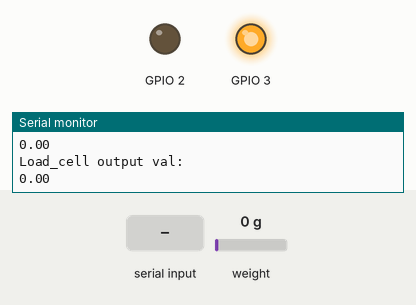
Simulated run of this sketch. Board: ESP8266 (NodeMCU). Shown: output pins drawn as LEDs (lit = HIGH), the last lines printed to the serial monitor. Inputs (shaded band) come from the test bench; at power-on: weight on the scale 0 g.

Above: at 3.6 s.
3.7 s: weight on the scale set to 27 g
5.2 s: weight on the scale set to 33 g
At 5.7 s:
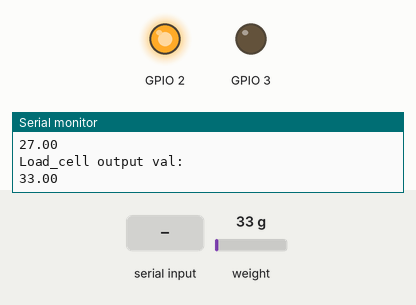
6.9 s: "t" received over Serial
At 8.1 s:
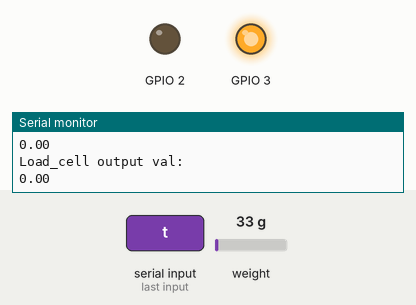
8.4 s: weight on the scale set to 58 g
9.9 s: weight on the scale set to 67 g
At 10.5 s:
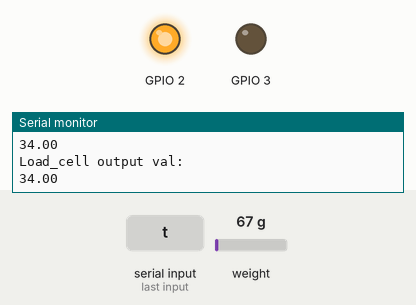
Timing chart, 0 to 12.4 s (numbered marks = the images above; inputs shaded):
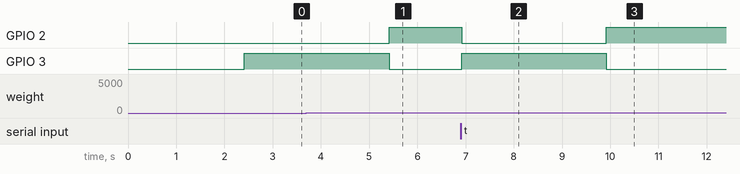

The sketch:

strain_gauge_load_cell.ino
```cpp
#include <HX711_ADC.h>
#if defined(ESP8266)|| defined(ESP32) || defined(AVR)
#include <EEPROM.h>
#endif

//pins:
const int HX711_dout = 4; //mcu > HX711 dout pin
const int HX711_sck = 5; //mcu > HX711 sck pin

//HX711 constructor:
HX711_ADC LoadCell(HX711_dout, HX711_sck);

const int calVal_eepromAdress = 0;
unsigned long t = 0;

void setup() {
  Serial.begin(57600); delay(10);
  Serial.println();
  Serial.println("Starting...");
  pinMode(3,OUTPUT);
  pinMode(2,OUTPUT);

  LoadCell.begin();
  //LoadCell.setReverseOutput(); //uncomment to turn a negative output value to positive
  float calibrationValue; // calibration value (see example file "Calibration.ino")
  calibrationValue = 696.0; // uncomment this if you want to set the calibration value in the sketch
#if defined(ESP8266)|| defined(ESP32)
  //EEPROM.begin(512); // uncomment this if you use ESP8266/ESP32 and want to fetch the calibration value from eeprom
#endif
  //EEPROM.get(calVal_eepromAdress, calibrationValue); // uncomment this if you want to fetch the calibration value from eeprom

  unsigned long stabilizingtime = 2000; // preciscion right after power-up can be improved by adding a few seconds of stabilizing time
  boolean _tare = true; //set this to false if you don't want tare to be performed in the next step
  LoadCell.start(stabilizingtime, _tare);
  if (LoadCell.getTareTimeoutFlag()) {
    Serial.println("Timeout, check MCU>HX711 wiring and pin designations");
    while (1);
  }
  else {
    LoadCell.setCalFactor(calibrationValue); // set calibration value (float)
    Serial.println("Startup is complete");
  }
}

void loop() {
  static boolean newDataReady = 0;
  const int serialPrintInterval = 0; //increase value to slow down serial print activity

  // check for new data/start next conversion:
  if (LoadCell.update()) newDataReady = true;

  // get smoothed value from the dataset:
  if (newDataReady) {
    if (millis() > t + serialPrintInterval) {
      float i = LoadCell.getData();
      Serial.println("Load_cell output val: ");
      Serial.println(i);
      newDataReady = 0;
      t = millis();
      if(i>30){
        digitalWrite(2,HIGH);
        digitalWrite(3,LOW);
      }
      else {
        digitalWrite(2,LOW);
        digitalWrite(3,HIGH);
      }

      delay(500);
    }
  }

  // receive command from serial terminal, send 't' to initiate tare operation:
  if (Serial.available() > 0) {
    char inByte = Serial.read();
    if (inByte == 't') LoadCell.tareNoDelay();
  }

  // check if last tare operation is complete:
  if (LoadCell.getTareStatus() == true) {
    Serial.println("Tare complete");
  }

}
```

Measured:
- the behaviour switches between 30 and 31 g on weight on the scale (found by bisection; images 0 and 1)
- the behaviour switches between 63 and 64 g on weight on the scale (found by bisection; images 2 and 3)
- after the input at 5.2 s, GPIO 2: LOW → HIGH after 0.21 s; GPIO 3: HIGH → LOW after 0.21 s
- after the input at 6.9 s, GPIO 2: HIGH → LOW at once; GPIO 3: LOW → HIGH at once
- after the input at 9.9 s, GPIO 2: LOW → HIGH at once; GPIO 3: HIGH → LOW at once
